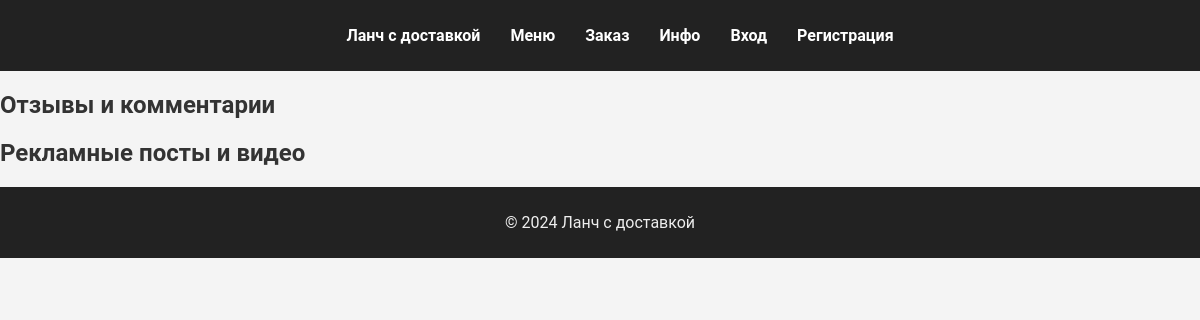
The app's page /info/, older data.
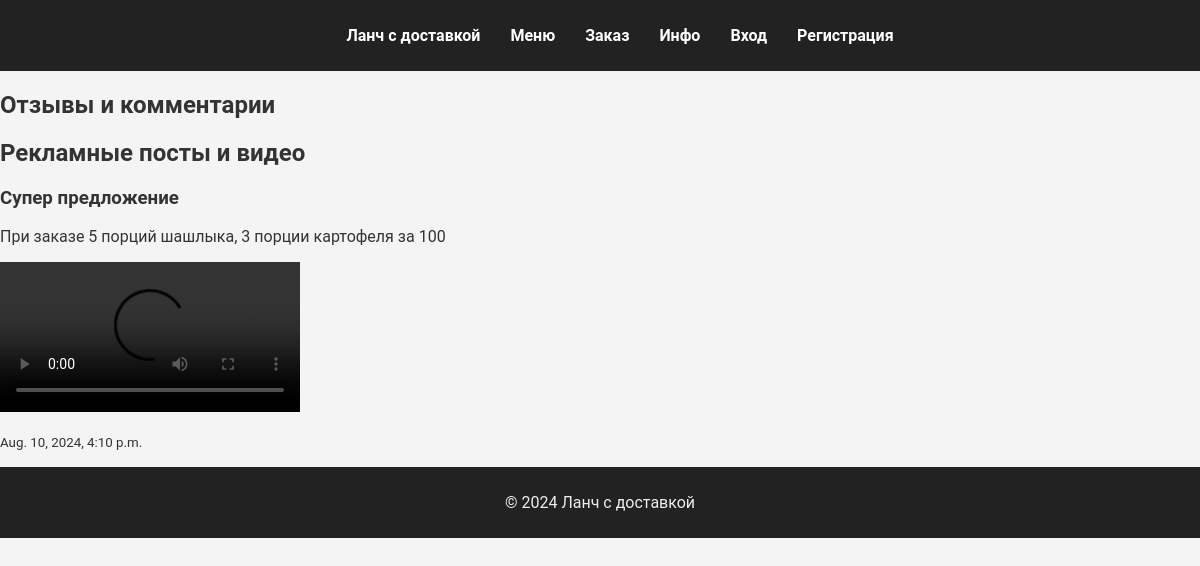
The same page, newer data.
### lanch_app/models.py (models this page shows, shortened)
class Post(models.Model):
    title = models.CharField(max_length=200, verbose_name="Заголовок")
    content = models.TextField(verbose_name="Содержание")
    video_url = models.FileField(upload_to='video/', verbose_name="Видео")
    created_at = models.DateTimeField(auto_now_add=True, verbose_name="Дата создания")

### lanch_app/views.py (the view)
# urls.py: path('info/', views.info, name='info'),
def info(request):
    comments = Comment.objects.all()
    posts = Post.objects.all()
    return render(request, 'info.html', {'comments': comments, 'posts': posts})

### lanch_app/templates/info.html (shortened to what this page needs)
{% extends 'base.html' %}
 {% load static %}
{% block content %}
<h2>Отзывы и комментарии</h2>
<h2>Рекламные посты и видео</h2>
<div class="posts">
    {% for post in posts %}
    <div class="post">
        <h3>{{ post.title }}</h3>
        <p>{{ post.content }}</p>
        {% if post.video_url %}
        <video controls>
            <source src="{{ post.video_url.url }}" type="video/mp4">
        </video>
        {% endif %}
        <p><small>{{ post.created_at }}</small></p>
    </div>
    {% endfor %}
</div>
{% endblock %}

Row changes from the older to the newer data that the page shows:
added Post: title "Супер предложение", content "При заказе 5 порций шашлыка, 3 порции картофеля за 100", created_at "Aug. 10, 2024, 4:10 p.m."
